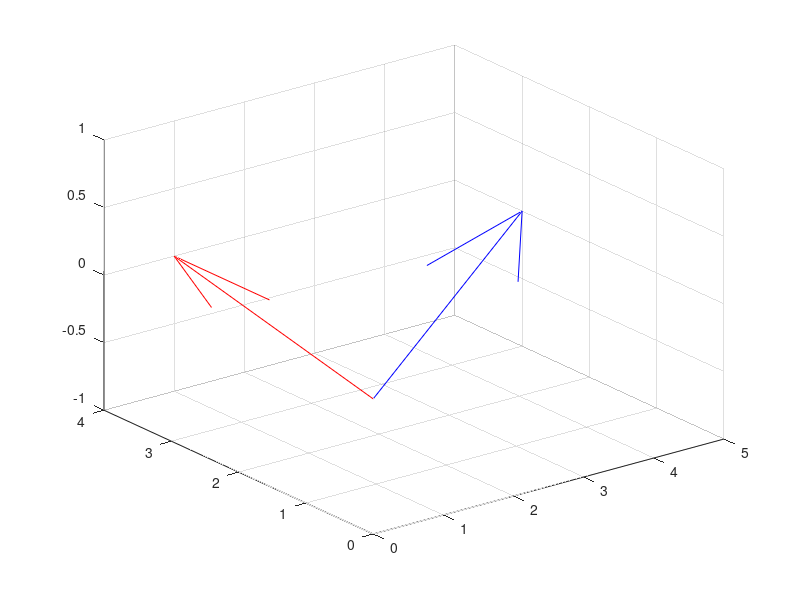

The MATLAB script that drew this image: (Note: this script raises an error after producing the figure.)
  a = [1, 4, 0];
  b = [5, 3, 0];

  vector_product = cross(a, b);
  triangle_area = 0.5 * norm(vector_product)

  quiver3(0, 0, 0, a(1), a(2), a(3), 0, 'maxheadsize', 0.2, 'color', 'r');
  hold on;
  quiver3(0, 0, 0, b(1), b(2), b(3), 0, 'maxheadsize', 0.2, 'color', 'b');
  hold on;
  quiver3(0, 0, 0, c(1), c(2), c(3), 0, 'maxheadsize', 0.2, 'color', 'g');

  set(gca, 'xlim', [-1, 6], 'ylim', [-1, 6], 'zlim', [-20, 1]);
  set(gca, 'View', [30 10], 'box', 'on');
  xlabel('X'); ylabel('Y'); zlabel('Z');
  grid on;
  hold off;
